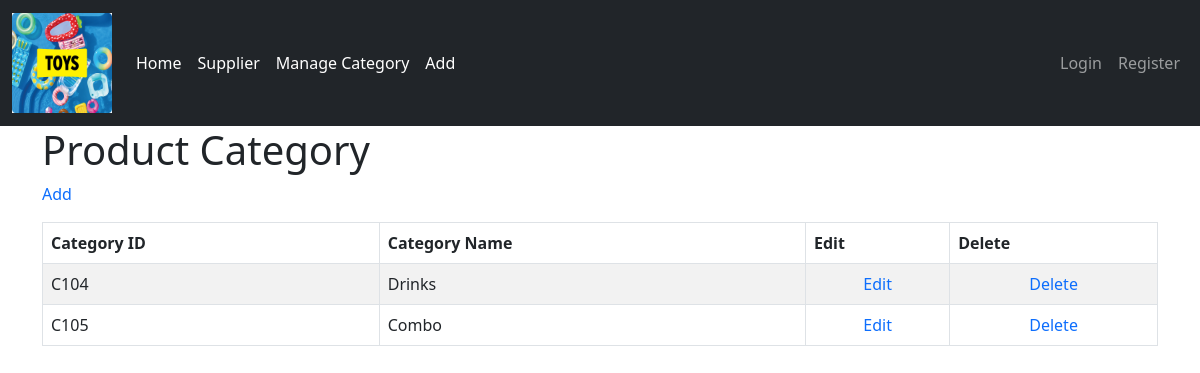
Page /category_management.php on the earlier database version.
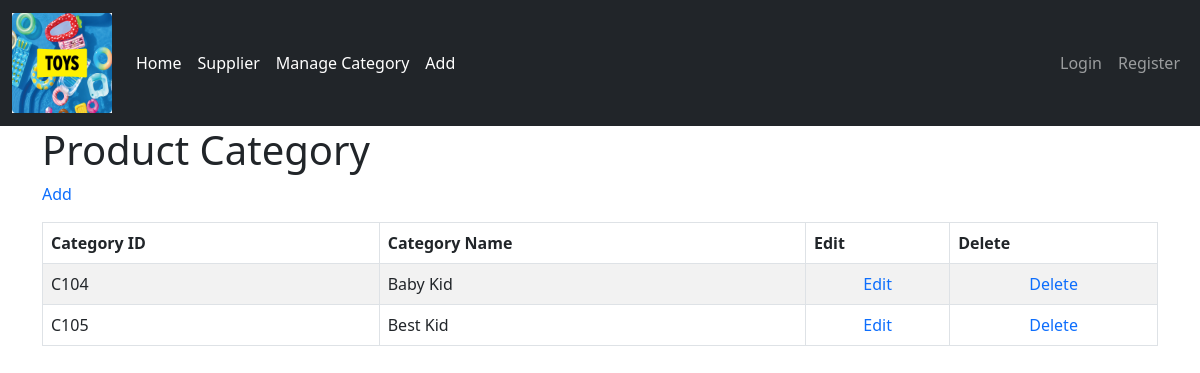
Same page on the later database version.
### tables this page shows
CREATE TABLE `category` (
  `Cat_id` varchar(8) NOT NULL,
  `catName` varchar(30) NOT NULL
);

### category_management.php (the view, shortened to what this page needs)
<?php
include_once 'header.php';
?>
<body>
    <div id="main" class="container">
        <div className="page-heading pb-2 mt-4 mb-2 ">
        <h1>Product Category</h1>
        </div>
        <form name="frm" method="post" action="">
        <p>
       <a href="add_category.php" class="text-decoration-none"> Add</a>
        </p>
        <table id="tablecategory" class="table table-striped table-bordered" cellspacing="0" width="100%">
            <thead>
                <tr>
                    <th><strong>Category ID</strong></th>
                    <th><strong>Category Name</strong></th>
                    <th><strong>Edit</strong></th>
                    <th><strong>Delete</strong></th>
                </tr>
             </thead>
			<tbody>
            <?php
                    $conn = new Connect();
                    $db_link = $conn->connectToMySQL();
                    $sql = "select * from category";
                    $re = $db_link->query($sql);
                    while ($row = $re->fetch_assoc()):
            ?>
		<tr>
        <td><?=$row['Cat_id']?></td>
        <td><?=$row['catName']?></td>
        <td style = 'text-align:center'><a href="add_category.php?cid=<?=$row['Cat_id']?>"
        class="text-decoration-none">Edit</a></td>
        <td style = 'text-align:center'><a href="Delete_category.php?cid=<?=$row['Cat_id']?>"
        class="text-decoration-none">Delete</a></td>
            </tr>
            <?php
                endwhile;
            ?>
			</tbody>
        </table>
 </form>
    </div>
</body>
</html>

Differences in the rows shown:
changed category "C104": catName "Drinks" → "Baby Kid"
changed category "C105": catName "Combo" → "Best Kid"
